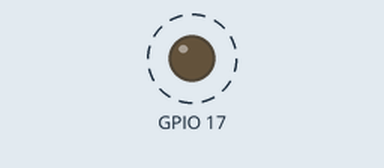
This program was run on a simulated Raspberry Pi (BCM pin numbers). On the bench: output pins drawn as LEDs (lit = HIGH). Dashed ring = blinking. What the program prints to the terminal is not drawn.

Above: at 0.37 s.
Timing chart, 0 to 3.0 s (numbered marks = the images above):
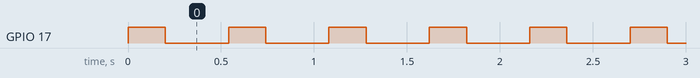

Measured:
- by itself, GPIO 17: alternates HIGH for 0.20 s and LOW for 0.34 s

The program:

Blink.py
```python
# Blink: blink an LED connected to the GPIO port
# Programmed by Precilla Cabugao
# June 16, 2018

import RPi.GPIO as GPIO
import time
print ("Hello")

GPIO.setmode(GPIO.BCM) # Sets the GPIO mapped on the R-Pi
GPIO.setup(17, GPIO.OUT) # Set GPIO17 (pin 11) as output

while True:
    #print ('on') # send 'on' to the screen
    GPIO.output(17, GPIO.HIGH) # turn on GPIO17
    time.sleep(2.0/10) # wait 1/2 second
    #print ('off') # send 'off' to the screen
    GPIO.output(17, GPIO.LOW) # turn off GPIO17
    time.sleep(3.4/10) # wait 1/2 second
```
